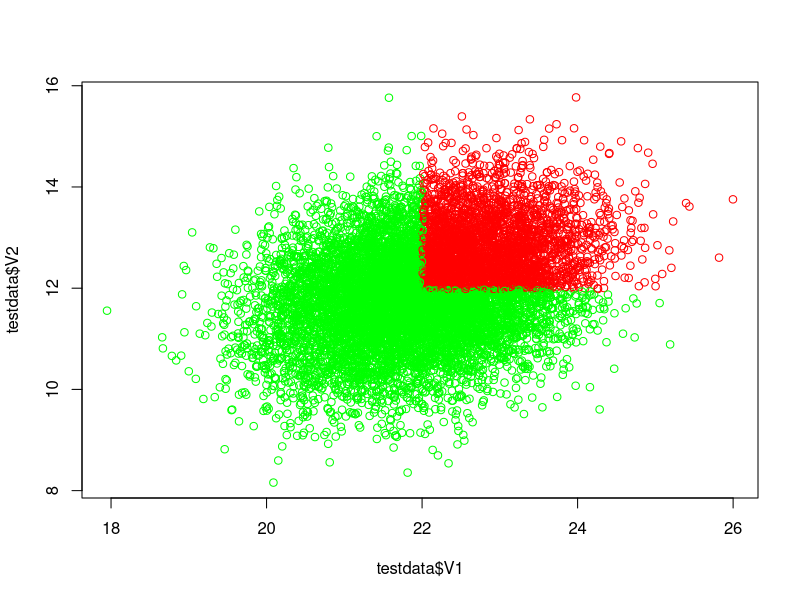
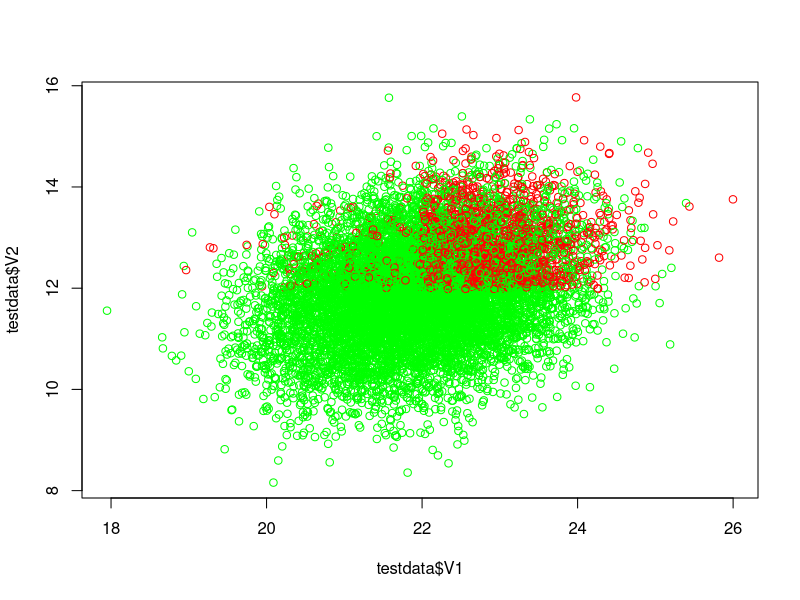

Reproduce these figures in R, in order. (Note: this script raises an error after producing the figures.)
# Setting working directory and loading libraries----
setwd("~/Applied Data Science/Thesis")

# import packages
library(lattice)
library(mice)
library(tidyverse)

## GENERATE DATA ----

set.seed(1202)
#options(scipen=999)

# randomly generate a dataset to be our complete dataset
testdata <- as.data.frame(MASS::mvrnorm(n = 10000, 
                                        mu = c(22, 12, 0),      # V1   V2   V3
                                        Sigma = matrix(data = c(1.0, 0.3, 0.5, 
                                                                0.3, 1.0, 0.5, 
                                                                0.5, 0.5, 1.0), 
                                                       nrow = 3, 
                                                       byrow = T)))

# People falling in a certain region have a a higher probabilityof Y = 1
condition = testdata$V1>median(testdata$V1) & testdata$V2>median(testdata$V2)
condition2 = testdata$V1<median(testdata$V1) & testdata$V2>median(testdata$V2)
# plot
plot(testdata$V1, testdata$V2, col = ifelse(condition, 'red', 'green'))

# generate binomial variable for V3
testdata$V3 = ifelse(condition,rbinom(nrow(testdata[condition,]), size = 1, prob = 0.5),
                     ifelse(condition2,rbinom(nrow(testdata[condition2,]), size = 1, prob = 0.1), 0))
plot(testdata$V1, testdata$V2, col = ifelse(testdata$V3==1,'red', 'green'))

# descriptives
summary(testdata)
# save as csv
## Save complete  dataframe as CSV file
write.csv(testdata,"C:\\Users\\surface\\Documents\\Applied Data Science\\Thesis\\complete_data.csv", row.names = FALSE)


## AMPUTE WITH MICE ----
result <- ampute(data = testdata)

is.na(missingdata) %>% sum()
md.pattern(result$amp)
# inspect missing patterns and insert another missingness pattern
mypatterns = result$patterns
mypatterns = rbind(mypatterns, c(0, 0, 1))
result <- ampute(testdata, patterns = mypatterns)

# the weights matrix can also be used to switch from MAR to MNAR missingness,
myweights <- result$weights
myweights[1, ] <- c(0, 0.8, 0.4)
myweights[3, ] <- c(3.0, 1.0, 0)
myweights
# ampute again
result <- ampute(testdata, weights = myweights, 
                 patterns = mypatterns, mech = "MNAR")

missingdata = result$amp

#save missing data
write.csv(missingdata,"C:\\Users\\surface\\Documents\\Applied Data Science\\Thesis\\univariate_missingdata.csv", row.names = FALSE)
